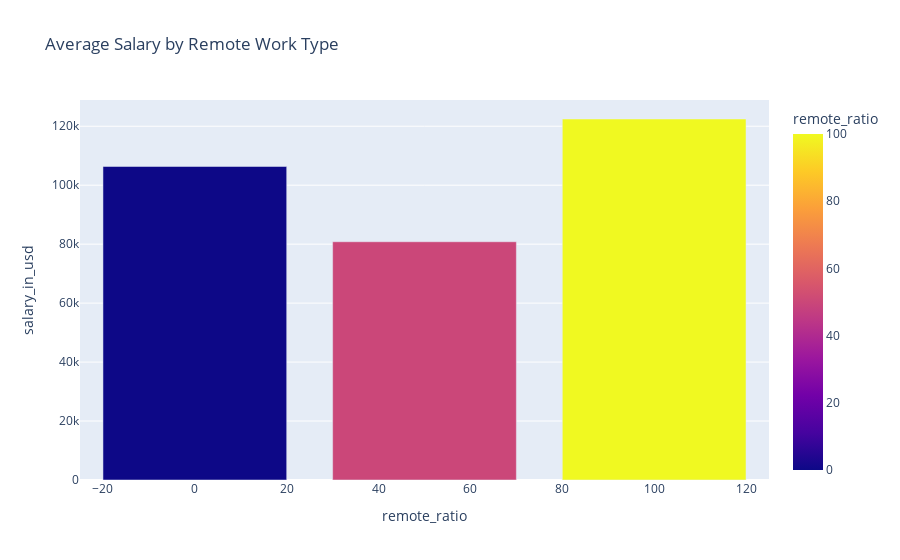

This figure's notebook cell:
### Code cell
remote_avg = df.groupby("remote_ratio")["salary_in_usd"].mean().reset_index()
fig = px.bar(remote_avg, x="remote_ratio", y="salary_in_usd",
             color="remote_ratio", title="Average Salary by Remote Work Type")
fig.show()

### Figure 1 — Plotly figure (JSON) as saved in the notebook; plotly's stock layout.template omitted (floating-point values rounded to 4 significant figures)
{"data": [{"hovertemplate": "remote_ratio=%{marker.color}<br>salary_in_usd=%{y}<extra></extra>", "legendgroup": "", "marker": {"color": [0, 50, 100], "coloraxis": "coloraxis", "pattern": {"shape": ""}}, "name": "", "orientation": "v", "showlegend": false, "textposition": "auto", "type": "bar", "x": [0, 50, 100], "xaxis": "x", "y": [106400.0, 80820.0, 122500.0], "yaxis": "y"}], "layout": {"barmode": "relative", "coloraxis": {"colorbar": {"title": {"text": "remote_ratio"}}, "colorscale": [[0, "#0d0887"], [0.1111, "#46039f"], [0.2222, "#7201a8"], [0.3333, "#9c179e"], [0.4444, "#bd3786"], [0.5556, "#d8576b"], [0.6667, "#ed7953"], [0.7778, "#fb9f3a"], [0.8889, "#fdca26"], [1, "#f0f921"]]}, "legend": {"tracegroupgap": 0}, "title": {"text": "Average Salary by Remote Work Type"}, "xaxis": {"anchor": "y", "domain": [0, 1], "title": {"text": "remote_ratio"}}, "yaxis": {"anchor": "x", "domain": [0, 1], "title": {"text": "salary_in_usd"}}}}
